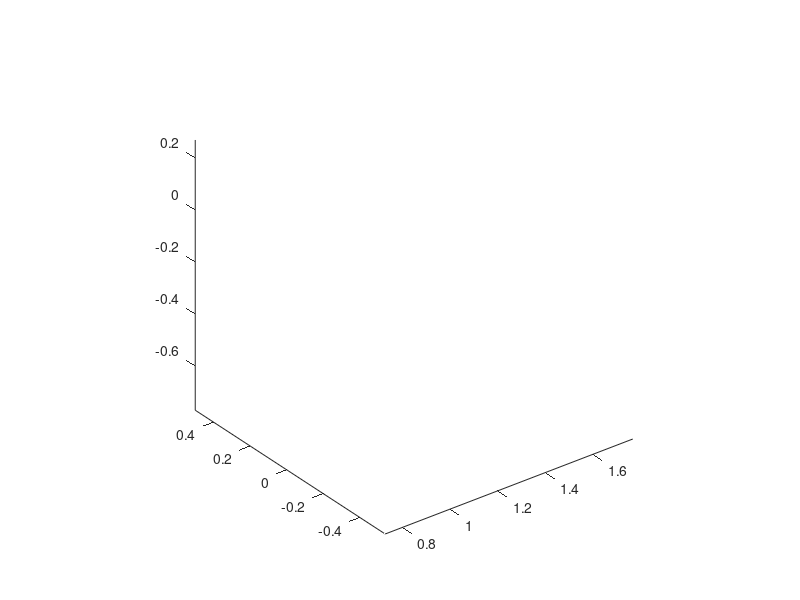

The MATLAB script that drew this image: (Note: this script raises an error after producing the figure.)
%% make the cube
[Y,Z] = meshgrid(-0.5:0.05:0.5,-0.5:0.05:0.5);
sizeMat = size(Y);
X = repmat(0.5,sizeMat(1),sizeMat(2));
oneSideOfCube_h = surf(X,Y,Z);
cubePoints = [X(:),Y(:),Z(:)];
cubePoints = [ cubePoints ...
    ; cubePoints * rotz(pi/2)...
    ; cubePoints * rotz(pi) ...
    ; cubePoints * rotz(3*pi/2) ...
    ; cubePoints * roty(pi/2) ...
    ; cubePoints * roty(-pi/2)];
cubeAtOigin_h = plot3(cubePoints(:,1),cubePoints(:,2),cubePoints(:,3),'r.');
cubePoints = cubePoints + repmat([0.75,0,-0.25],size(cubePoints,1),1);
cube_h = plot3(cubePoints(:,1),cubePoints(:,2),cubePoints(:,3),'b.');
set(cube_h, 'Visible', 'off');
axis equal;

%% robor
robot = UR3e;  % Define the robot model
centerPoints = [
    0, 0, 0;       % Link 1
    0, 0, 0.14;    % Link 2
    0, 0, 0.14;    % Link 3
    0, 0, 0;       % Link 4
    0, 0, 0;       % Link 5
    0, 0, 0;       % Link 6
    ];

radii = [
    0.2, 0.2, 0.2;   % Link 1
    0.28, 0.2, 0.28; % Link 2
    0.4, 0.2, 0.28;  % Link 3
    0.2, 0.2, 0.2;   % Link 4
    0.2, 0.2, 0.2;   % Link 5
    0.2, 0.2, 0.2;   % Link 6
    ];
q = robot.model.getpos();

%% put elipsoid on robor
function algebraicDist = GetAlgebraicDist(points, centerPoint, radii)

algebraicDist = ((points(:,1)-centerPoint(1))/radii(1)).^2 ...
    + ((points(:,2)-centerPoint(2))/radii(2)).^2 ...
    + ((points(:,3)-centerPoint(3))/radii(3)).^2;
end
tr = zeros(4,4,robot.model.n+1);
tr(:,:,1) = robot.model.base;
L = robot.model.links;
for i = 1 : robot.model.n
    tr(:,:,i+1) = tr(:,:,i) * trotz(q(i)) * transl(0,0,L(i).d) * transl(L(i).a,0,0) * trotx(L(i).alpha);
end
for i = 2: 6
    warning off;
    cubePointsAndOnes = (inv(tr(:,:,i)) * [cubePoints,ones(size(cubePoints,1),1)]')';
    updatedCubePoints = cubePointsAndOnes(:,1:3);
    algebraicDist = GetAlgebraicDist(updatedCubePoints, centerPoints(i,:), radii(i, :));
    pointsInside = find(algebraicDist < 1);
    disp(['There are ', num2str(size(pointsInside,1)),' points inside joint ',num2str(i),' ellipsoid']);
    warning on;
end
